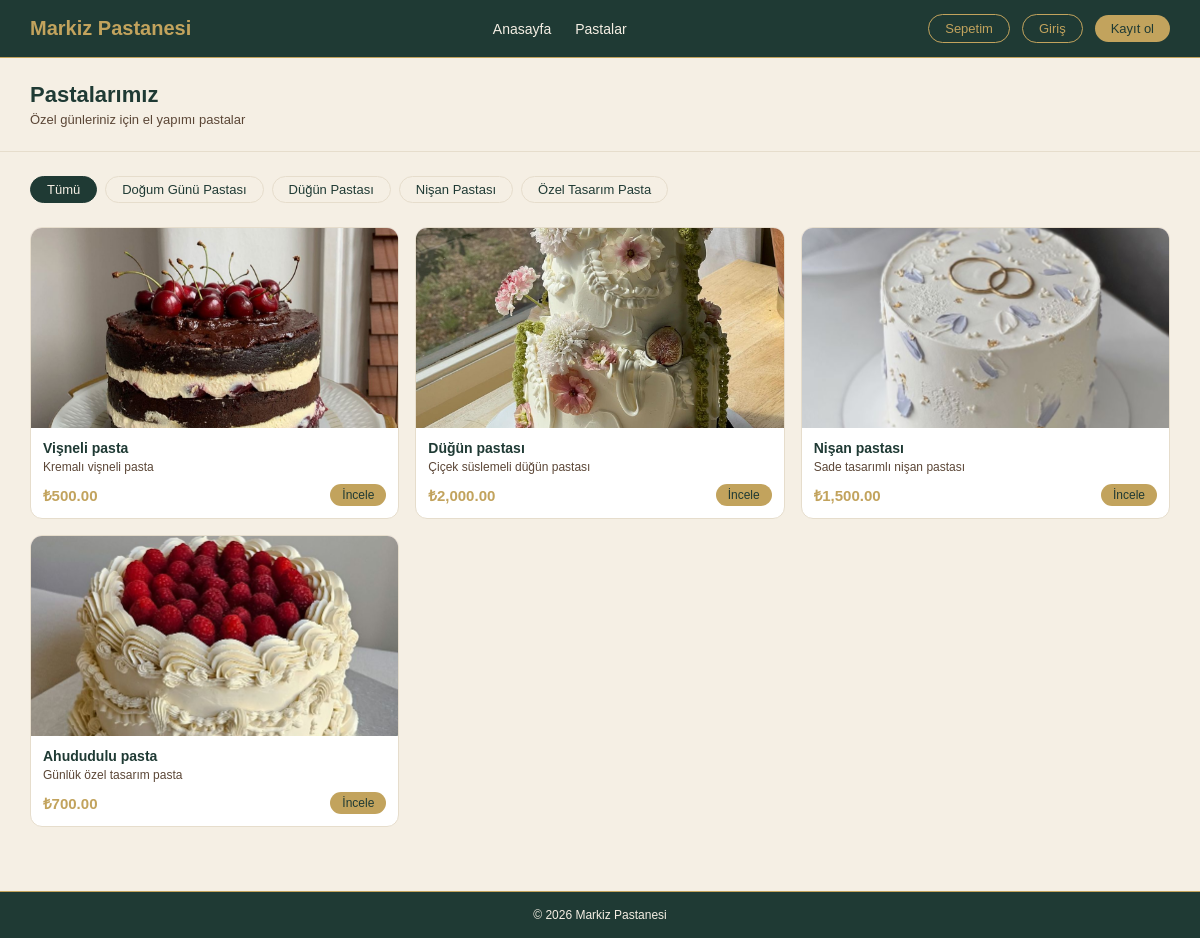
/urunler.php, run on the app's committed database.
### tables this page shows
CREATE TABLE `kategori` (
  `Kategori_id` int NOT NULL AUTO_INCREMENT,
  `KategoriAdi` varchar(100) NOT NULL,
  PRIMARY KEY (`Kategori_id`)
);

CREATE TABLE `pasta` (
  `Pasta_id` int NOT NULL AUTO_INCREMENT,
  `Kategori_id` int NOT NULL,
  `PastaAdi` varchar(100) NOT NULL,
  `Aciklama` varchar(255) DEFAULT NULL,
  `Fiyat` decimal(10,2) NOT NULL,
  `MevcutMu` tinyint(1) NOT NULL DEFAULT '1',
  `Stok` int NOT NULL DEFAULT '10',
  `Resim` varchar(255) DEFAULT 'default.jpg',
  PRIMARY KEY (`Pasta_id`),
  KEY `Kategori_id` (`Kategori_id`),
  CONSTRAINT `pasta_ibfk_1` FOREIGN KEY (`Kategori_id`) REFERENCES `kategori` (`Kategori_id`) ON DELETE CASCADE ON UPDATE CASCADE,
  CONSTRAINT `pasta_chk_1` CHECK ((`Fiyat` > 0)),
  CONSTRAINT `pasta_chk_2` CHECK ((`Stok` >= 0))
);

### dal/pasta_dal.php (called while the page is built, shortened)
<?php
require_once __DIR__ . '/../dal/db.php';
function pastalari_listele() {
    global $pdo;
    $stmt = $pdo->prepare("CALL PastaListele()");
    $stmt->execute();
    return $stmt->fetchAll(PDO::FETCH_ASSOC);
}
function kategorileri_listele() {
    global $pdo;
    $stmt = $pdo->prepare("CALL KategoriListele()");
    $stmt->execute();
    return $stmt->fetchAll(PDO::FETCH_ASSOC);
}
?>

### bl/pasta_bl.php (called while the page is built, shortened)
<?php
require_once __DIR__ . '/../dal/pasta_dal.php';
function pastalari_getir() {
    return pastalari_listele();
}
function kategorileri_getir() {
    return kategorileri_listele();
}
?>

### urunler.php (the view, shortened to what this page needs)
<?php
require_once 'bl/pasta_bl.php';
$kategoriler = kategorileri_getir();
$secili_kategori = isset($_GET['kategori']) ? (int)$_GET['kategori'] : null;
if ($secili_kategori) {
    $pastalar = kategoriye_gore_getir($secili_kategori);
} else {
    $pastalar = pastalari_getir();
}
?>
<!DOCTYPE html>
<html lang="tr">
<head>
    <link rel="stylesheet" href="css/style.css">
</head>
<body>
<nav class="navbar">
    <div class="logo">Markiz<span> Pastanesi</span></div>
    <ul class="nav-links">
        <li><a href="index.php">Anasayfa</a></li>
        <li><a href="urunler.php">Pastalar</a></li>
    </ul>
    <div class="nav-actions">
        <a href="sepet.php" class="btn-outline">
            Sepetim
        </a>
        <?php if(isset($_SESSION['musteri'])): ?>
            <a href="siparislerim.php">Siparişlerim</a>
            <a href="cikis.php" class="btn-outline">Çıkış</a>
        <?php else: ?>
            <a href="giris.php" class="btn-outline">Giriş</a>
            <a href="kayit.php" class="btn-fill">Kayıt ol</a>
        <?php endif; ?>
    </div>
</nav>
<div class="sayfa-baslik">
    <h1>Pastalarımız</h1>
    <p>Özel günleriniz için el yapımı pastalar</p>
</div>
<section class="kategoriler">
    <div class="kategori-listesi">
        <a href="urunler.php" class="kategori-chip <?= !$secili_kategori ? 'aktif' : '' ?>">
            Tümü
        </a>
        <?php foreach($kategoriler as $kat): ?>
            <a href="urunler.php?kategori=<?= $kat['Kategori_id'] ?>"
               class="kategori-chip <?= $secili_kategori == $kat['Kategori_id'] ? 'aktif' : '' ?>">
                <?= htmlspecialchars($kat['KategoriAdi']) ?>
            </a>
        <?php endforeach; ?>
    </div>
</section>
<section class="urunler">
    <?php if(empty($pastalar)): ?>
        <p class="bos-mesaj">Bu kategoride ürün bulunamadı.</p>
    <?php else: ?>
        <div class="pasta-grid">
            <?php foreach($pastalar as $pasta): ?>
                <?php if($pasta['MevcutMu']): ?>
                <div class="pasta-kart">
                    <div class="pasta-resim">
                       <?php if(!empty($pasta['Resim']) && $pasta['Resim'] !== 'default.jpg'): ?>
                       <img src="img/<?= htmlspecialchars($pasta['Resim']) ?>" alt="<?= htmlspecialchars($pasta['PastaAdi']) ?>">
                       <?php endif; ?>
                    </div>
                    <div class="pasta-bilgi">
                        <h3><?= htmlspecialchars($pasta['PastaAdi']) ?></h3>
                        <p><?= htmlspecialchars($pasta['Aciklama']) ?></p>
                        <div class="pasta-alt">
                            <span class="fiyat">₺<?= number_format($pasta['Fiyat'], 2) ?></span>
                            <a href="urun_detay.php?id=<?= $pasta['Pasta_id'] ?>" class="btn-fill kucuk">
                                İncele
                            </a>
                        </div>
                    </div>
                </div>
                <?php endif; ?>
            <?php endforeach; ?>
        </div>
    <?php endif; ?>
</section>
<footer class="footer">
    <p>© 2026 Markiz Pastanesi</p>
</footer>
</body>
</html>

### css/style.css (style rules this page uses)
* { margin: 0; padding: 0; box-sizing: border-box; font-family: Arial, sans-serif; }
body { background-color: #F5EFE4; color: #333; }
.navbar { background-color: #1F3A34; border-bottom: 1px solid #C2A35D; padding: 0 30px; height: 58px; display: flex; align-items: center; justify-content: space-between; }
.logo { font-size: 20px; font-weight: bold; color: #C2A35D; }
.logo span { color: #C2A35D; }
.nav-links { list-style: none; display: flex; gap: 24px; }
.nav-links a { text-decoration: none; color: #F5EFE4; font-size: 14px; }
.nav-actions { display: flex; align-items: center; gap: 12px; }
.btn-outline { border: 1px solid #C2A35D; color: #C2A35D; background: transparent; padding: 6px 16px; border-radius: 20px; font-size: 13px; text-decoration: none; cursor: pointer; }
.btn-fill { background: #C2A35D; color: #1F3A34; border: none; padding: 6px 16px; border-radius: 20px; font-size: 13px; text-decoration: none; cursor: pointer; display: inline-block; }
.btn-fill.kucuk { padding: 4px 12px; font-size: 12px; }
.kategoriler { padding: 24px 30px 0; }
.kategori-listesi { display: flex; gap: 8px; flex-wrap: wrap; }
.kategori-chip { background: #F5EFE4; color: #1F3A34; border: 1px solid #E6DDCC; border-radius: 20px; padding: 5px 16px; font-size: 13px; text-decoration: none; cursor: pointer; }
.kategori-chip.aktif, .kategori-chip:hover { background: #1F3A34; color: #F5EFE4; border-color: #1F3A34; }
.urunler { padding: 24px 30px; max-width: 100%; }
.pasta-grid { display: grid; grid-template-columns: repeat(3, 1fr); gap: 16px; }
.pasta-kart { background: white; border: 1px solid #E6DDCC; border-radius: 12px; overflow: hidden; }
.pasta-resim { background: #fbeaf0; height: 200px; display: flex; align-items: center; justify-content: center; font-size: 48px; overflow: hidden; }
.pasta-resim img { width: 100%; height: 200px; object-fit: cover; }
.pasta-bilgi { padding: 12px; }
.pasta-bilgi h3 { font-size: 14px; font-weight: bold; color: #1F3A34; margin-bottom: 4px; }
.pasta-bilgi p { font-size: 12px; color: #5B4636; margin-bottom: 10px; }
.pasta-alt { display: flex; align-items: center; justify-content: space-between; }
.fiyat { font-size: 15px; font-weight: bold; color: #C2A35D; }
.footer { background: #1F3A34; border-top: 1px solid #C2A35D; padding: 16px 30px; text-align: center; font-size: 12px; color: #F5EFE4; margin-top: 40px; }
.sayfa-baslik { background: #F5EFE4; padding: 24px 30px; border-bottom: 1px solid #E6DDCC; }
.sayfa-baslik h1 { font-size: 22px; color: #1F3A34; margin-bottom: 4px; }
.sayfa-baslik p { font-size: 13px; color: #5B4636; }

### data on the page
kategori: KategoriAdi "Doğum Günü Pastası"
kategori: KategoriAdi "Düğün Pastası"
kategori: KategoriAdi "Nişan Pastası"
kategori: KategoriAdi "Özel Tasarım Pasta"
pasta: Resim (picture), PastaAdi "Vişneli pasta", Aciklama "Kremalı vişneli pasta", Fiyat "500.00"
pasta: Resim (picture), PastaAdi "Düğün pastası", Aciklama "Çiçek süslemeli düğün pastası", Fiyat "2,000.00"
pasta: Resim (picture), PastaAdi "Nişan pastası", Aciklama "Sade tasarımlı nişan pastası", Fiyat "1,500.00"
pasta: Resim (picture), PastaAdi "Ahududulu pasta", Aciklama "Günlük özel tasarım pasta", Fiyat "700.00"
